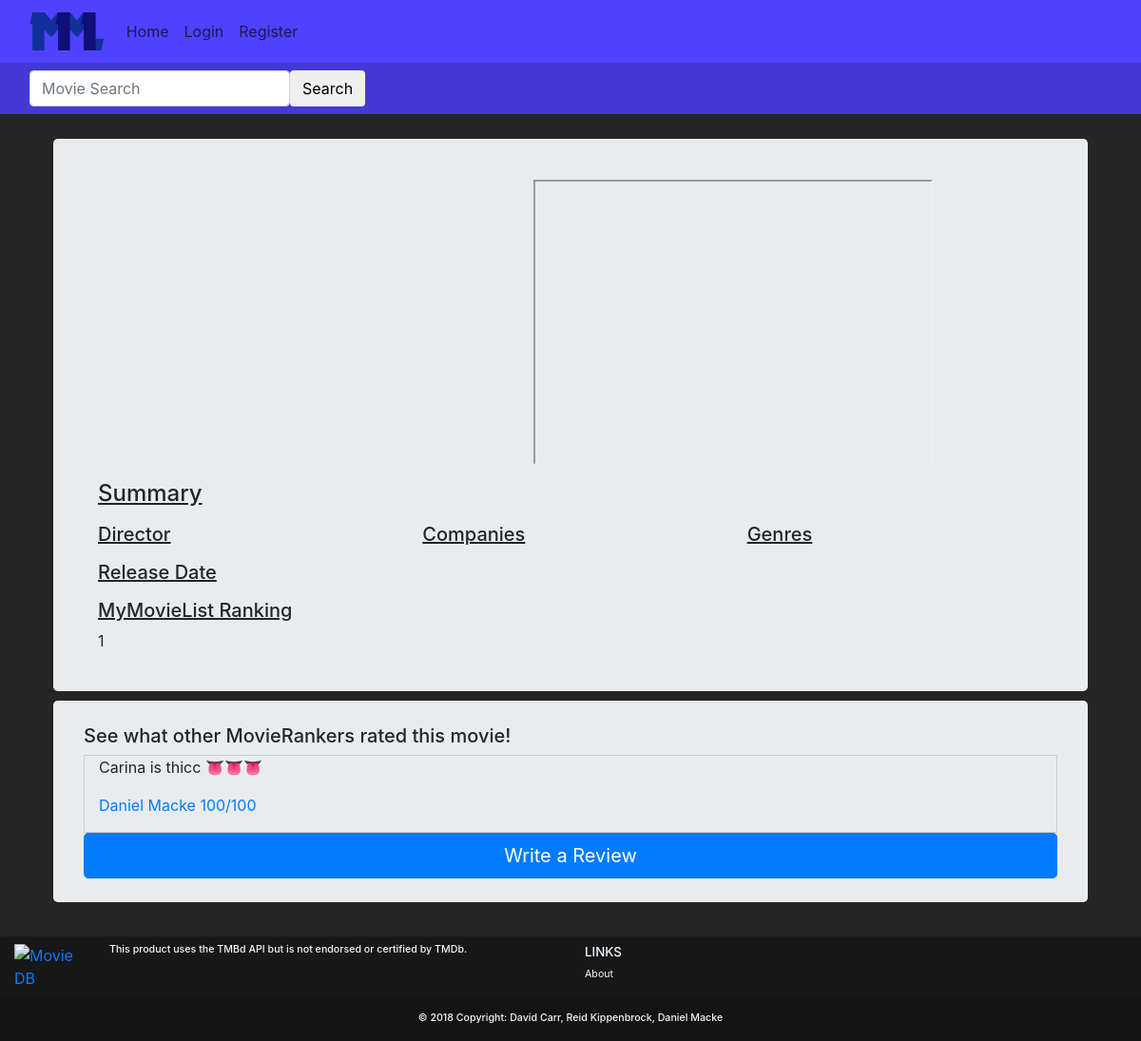
The app's page /movies/?movie_id=374205, older data.
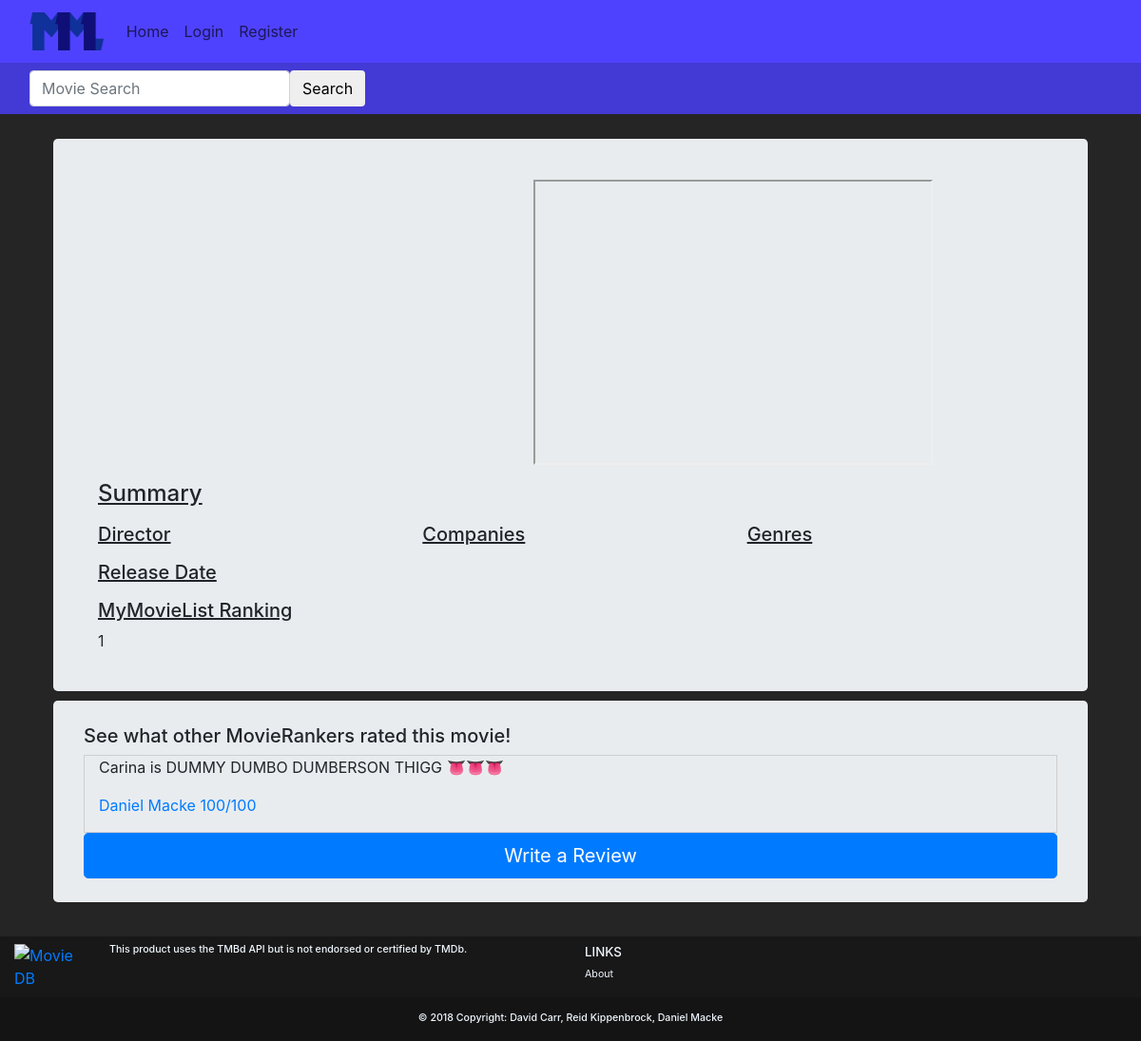
The same page, newer data.
### movies/models.py (models this page shows)
class MovieReview(models.Model):
    user = models.ForeignKey(User,on_delete=models.CASCADE,default=1)
    movie_id = models.IntegerField(default=0)
    movie_title = models.CharField(max_length=50, default='')
    rating = models.IntegerField(
        default=0,
        validators=[
            MaxValueValidator(100),
            MinValueValidator(0)
        ]
    )
    review = models.CharField(max_length=1000, default='')

### movies/views.py (the view)
# urls.py: path('', views.movies),
def movies(request):
    movie_id = request.GET.get('movie_id')
    movie = tmdb.Movies(movie_id)
    if(movie_id):
        movie_info = movie.info()
        movie_title = movie_info["title"]
        movie_poster = 'http://image.tmdb.org/t/p/w185/' + movie_info["poster_path"]
        movie_overview = movie_info["overview"]
        movie_genres = movie_info["genres"]
        movie_companies = movie_info["production_companies"]
        movie_release_date = movie_info["release_date"]
        movie_trailer = ""
        movie_director = ""
        movie_director_pic = ""
        for f in movie.videos()["results"]:
            if (f["site"] == "YouTube" and f["type"] == "Trailer"):
                movie_trailer = "https://youtube.com/embed/" + f["key"]
                break;
        for f in movie.credits()["crew"]:
            if f["job"] == "Director" :
                movie_director = f["name"]
                movie_director_pic = f["profile_path"]
        movie_homepage = movie_info["homepage"]
        movie_reviews =  MovieReview.objects.filter(movie_id=movie_id)
        sum = 0;
        count = 0;
        for review in movie_reviews:
            sum += review.rating
            count += 1
        average = 'no reviews'
        if count > 0:
            average = sum / count
        all_reviews = MovieReview.objects.all()
        ratings = {}
        for review in all_reviews:
            id = review.movie_id
            reviews = MovieReview.objects.filter(movie_id=id)
            sum = 0
            count = 0
            for review in reviews:
                sum += review.rating
                count += 1
            average = sum / count
            ratings[id] = average
        sorted_rankings = sorted(ratings.items(), key=operator.itemgetter(1))
        sorted_rankings.reverse()
        ranking = 'No reviews'
        count = 1
        for x in sorted_rankings:
            print(movie_id)
            print(x[0])
            if x[0]==int(movie_id):
                print("here")
                ranking = count
                break
            count+=1
        args = {'ranking': ranking, 'average_rating': average, 'id' :movie_id, 'title': movie_title, 'poster': movie_poster, 'overview': movie_overview, 'genres': movie_genres,
                'companies': movie_companies, 'release_date': movie_release_date, 'trailer': movie_trailer,
                'homepage': movie_homepage, 'director':movie_director, 'director_pic':movie_director_pic,'reviews':movie_reviews,}
    return render(request, 'movies/movies.html', args)

### movies/templates/movies/movies.html (shortened to what this page needs)
{% extends 'base.html' %}
{% block body %}
  <div class="container p-3">
    <div class="jumbotron">
      <div class="container-fluid">
        <div class="row" style="padding-top: 10px;">
          <div class="col-md-4 text-center">
          </div>
          <div class="col-md-8 text-center">
            <iframe height="300" width="420" src="{{ trailer }}">
            </iframe>
          </div>
        </div>
        <div class="row" style="padding-top: 10px;">
            <div class="col-md-12 lead">
                <u><h4 class"text-md-left"> Summary </h4></u>
            </div>
        </div>
        <div class="row">
          <div class="col-md-4">
            <u><h5 class="text-md-left"> Director </h5></u>
            <u><h5 class="text-md-left"> Release Date </h5></u>
            <u><h5 class="text-md-left"> MyMovieList Ranking </h5></u>
            <p>
              {{ ranking }}
            </p>
          </div>
          <div class="col-md-4">
            <u><h5 class="text-md-left"> Companies </h5></u>
          </div>
          <div class="col-md-4">
            <u><h5 class="text-md-left text-underline"> Genres </h5></u>
          </div>
        </div>
      </div>
    </div>
    <div class="jumbotron">
      <h5>See what other MovieRankers rated this movie!</h5>
        {%for review in reviews%}
        <div class="container-fluid" style="border:1px solid #cecece;">
          <blockquote>
            <p>{{review.review}}<p>
            <footer><a href="/account/profile/?p={{review.user.username}}">{{review.user.first_name}} {{review.user.last_name}} {{review.rating}}/100</a></footer>
          </blockquote>
        </div>
        {% endfor %}
        <a href="/movies/write_review/?movie_id={{ id }}" class="btn btn-primary btn-lg btn-block">Write a Review</a>
    </div>
  </div>
{% endblock %}

Row changes from the older to the newer data that the page shows:
changed MovieReview "Daniel": review "Carina is thicc 👅👅👅" → "Carina is DUMMY DUMBO DUMBERSON THIGG 👅👅👅"
